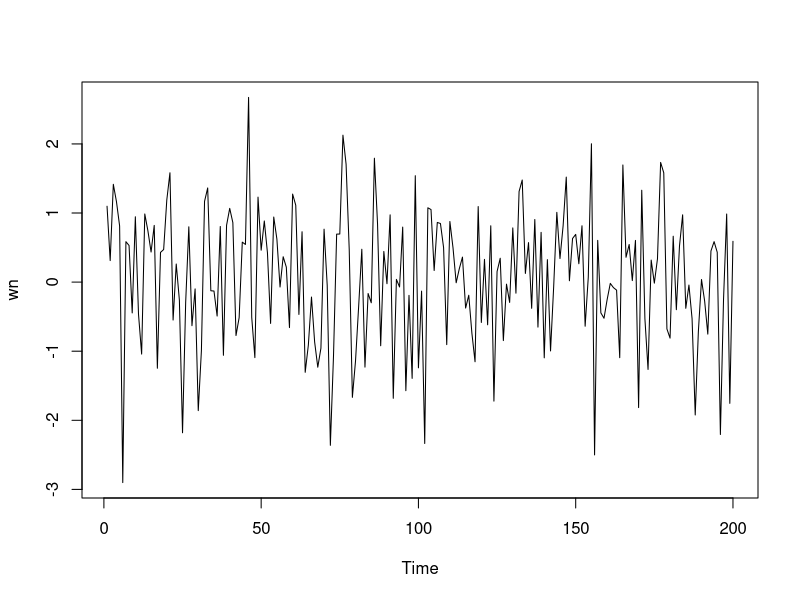
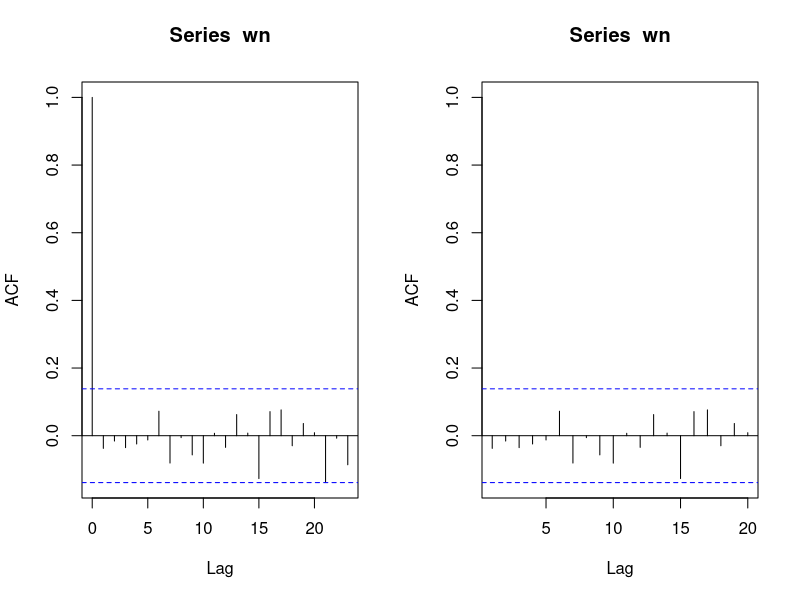
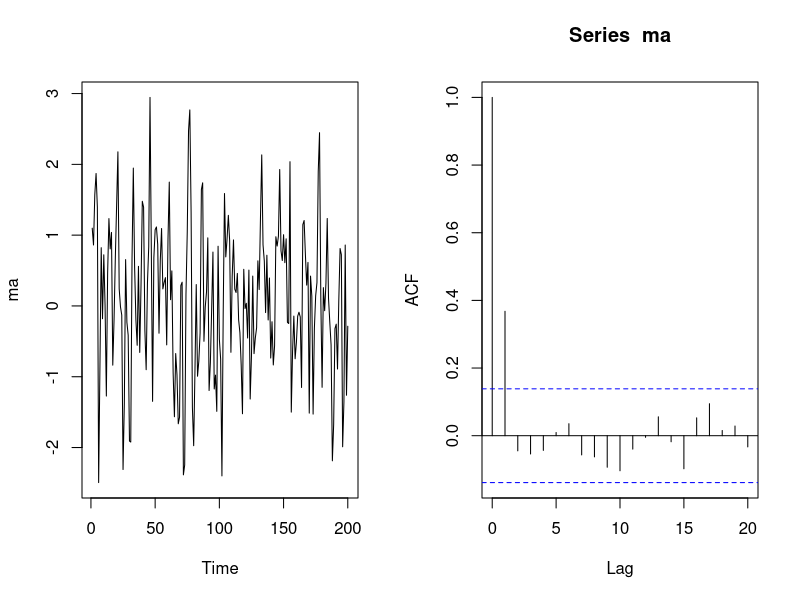
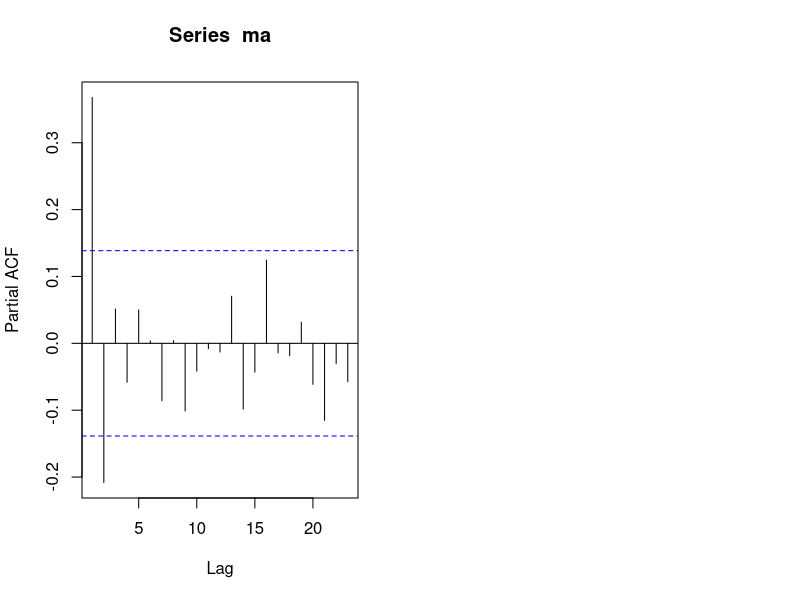

The R script that drew these images, in order: (Note: this script raises an error after producing the figures.)
## ---- chunk 1
knitr::opts_chunk$set(echo = TRUE)
## ---- chunk 2
wn <- rnorm(200)
ts.plot(wn)
## ---- chunk 3
par(mfrow = c(1, 2)) 
acf(wn)
acf(wn, xlim = c(1, 20))
## ---- chunk 4
set.seed(1234)
ma <- wn[1]
## ---- chunk 5
for(i in 2:200){
   ma[i] <- wn[i] + 0.5 * wn[i - 1] 
}
ma
## ---- chunk 6
ma1 <- arima.sim(list(order=c(0,0,1), ma=0.5), n=200)
ma1
## ---- chunk 7
ts.plot(ma)
## ---- chunk 8
acf(ma,lag.max = 20)
## ---- chunk 9
pacf(ma)
## ---- chunk 10
eacf(ma)
## ---- chunk 11
#Yt
yt_ma <- ma[-1]
yt_ma
#Yt-1
yt_1_ma <- ma[-200]
yt_1_ma
## ---- chunk 12
plot(y=yt_ma,x=yt_1_ma)
## ---- chunk 13
cor(yt_ma,yt_1_ma)
## ---- chunk 14
#Yt
yt_ma2 <- ma[-c(1,2)]
yt_ma2
#Yt-2
yt_2_ma <- ma[-c(199,200)]
yt_2_ma
## ---- chunk 15
plot(y=yt_ma2,x=yt_2_ma)
## ---- chunk 16
cor(yt_ma2,yt_2_ma)
## ---- chunk 17
set.seed(1234)
## ---- chunk 18
n<-length(wn)
n
ar <- c(1:n) 
for (i in 2:n) {ar[i]<-wn[i]+0.7*ar[i-1]}
ar
## ---- chunk 19
ar1 <- arima.sim(list(order=c(1,0,0), ar=0.7), n=200)
ar1
## ---- chunk 20
ts.plot(ar)
## ---- chunk 21
acf(ar)
## ---- chunk 22
pacf(ar)
## ---- chunk 23
eacf(ar)
## ---- chunk 24
#Yt
yt_ar <- ar[-1]
yt_ar
#Yt-1
yt_1_ar <- ar[-200]
yt_1_ar
## ---- chunk 25
plot(y=yt_ar,x=yt_1_ar)
## ---- chunk 26
cor(yt_ar,yt_1_ar)
## ---- chunk 27
#Yt
yt_ar2 <- ar[-c(1,2)]
yt_ar2
#Yt-2
yt_2_ar <- ar[-c(199,200)]
yt_2_ar
## ---- chunk 28
plot(y=yt_ar2,x=yt_2_ar)
## ---- chunk 29
cor(yt_ar2,yt_2_ar)
## ---- chunk 30
set.seed(30)
coefs <- c(0.3, 0.5, 0.2)
e <- c(1, 2, 3)

coefs %*% e
## ---- chunk 31
coefs * e
sum(coefs * e)
## ---- chunk 32
arma.sim <- function(n, macoef, arcoef){
  manum <- length(macoef)
  arnum <- length(arcoef)
  stopifnot(manum < n & arnum < n)
  
  wn <- rnorm(n, sd = 0.5)
  init <- max(manum, arnum)

  arma <- wn[1:init]
  for(i in {init+1}:n){
   mastart <- i - manum
   maend <- i-1
   arstart <- i - arnum
   arend <- i-1
   arma[i] <- sum(arcoef * arma[arstart:arend]) + sum(macoef * wn[mastart:maend])  + wn[i]
   }
  return(arma)
}
## ---- chunk 33
# beberapa contoh pembangkitan melalui fungsi

ma3 <- arma.sim(1000, c(0.4, 0.6,0.4), 0)
ar2 <- arma.sim(1000, 0, c(0.3, 0.6))

par(mfrow = c(2, 2))
acf(ma3)
pacf(ma3)
acf(ar2)
pacf(ar2)
## ---- chunk 34
#contoh untuk ARMA
arma22 <- arma.sim(2000, c(0.3, 0.4), c(0.3,0.4))

arma22 |> arima(c(2,0,2))
## ---- chunk 35
arma11 <- arima.sim(list(order=c(1,0,1), ar = 0.7, ma = 0.5), n=200)
arma11
## ---- chunk 36
ts.plot(arma11)
## ---- chunk 37
acf(arma11)
## ---- chunk 38
pacf(arma11)
## ---- chunk 39
eacf(arma11)
## ---- chunk 40
#Yt
yt_arma <- arma11[-1]
yt_arma
#Yt-1
yt_1_arma <- arma11[-200]
yt_1_arma
## ---- chunk 41
plot(y=yt_arma,x=yt_1_arma)
## ---- chunk 42
cor(yt_arma,yt_1_arma)
